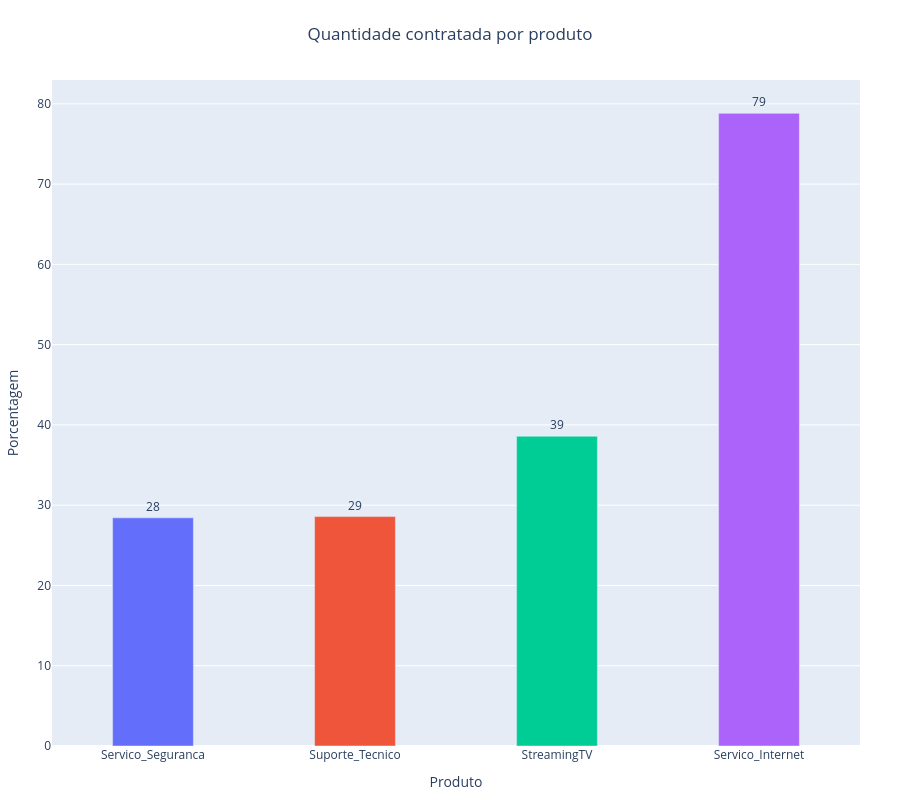

Notebook cell for this chart:
### Code cell
total_por_produto_ordenado = total_por_produto.sort_values(by="Quantidade", ascending=True)

fig = px.bar(
    total_por_produto_ordenado,
    x="Produto",
    y="Porcentagem",
    text="Porcentagem",
    color="Produto",
    title="Quantidade contratada por produto",
    labels= {
        "Produto":"Produto",
        "Porcentagem":"Porcentagem"
    }
)

fig.update_traces(
    textposition='outside',
    texttemplate='%{text:,d}'
    )

fig.update_layout(
    showlegend=False, 
    autosize=True,
    height= 800,
    bargap=0.6,
    margin=dict(t=80, b=40, l=40, r=40), 
    title_x=0.5
    )


pd.set_option('display.width', 1200)

fig.show()

### Figure 1 — Plotly figure (JSON) as saved in the notebook; plotly's stock layout.template omitted (floating-point values rounded to 4 significant figures)
{"data": [{"hovertemplate": "Produto=%{x}<br>Porcentagem=%{text}<extra></extra>", "legendgroup": "Servico_Seguranca", "marker": {"color": "#636efa", "pattern": {"shape": ""}}, "name": "Servico_Seguranca", "orientation": "v", "showlegend": true, "text": [28.42], "textposition": "outside", "texttemplate": "%{text:,d}", "type": "bar", "x": ["Servico_Seguranca"], "xaxis": "x", "y": [28.42], "yaxis": "y"}, {"hovertemplate": "Produto=%{x}<br>Porcentagem=%{text}<extra></extra>", "legendgroup": "Suporte_Tecnico", "marker": {"color": "#EF553B", "pattern": {"shape": ""}}, "name": "Suporte_Tecnico", "orientation": "v", "showlegend": true, "text": [28.58], "textposition": "outside", "texttemplate": "%{text:,d}", "type": "bar", "x": ["Suporte_Tecnico"], "xaxis": "x", "y": [28.58], "yaxis": "y"}, {"hovertemplate": "Produto=%{x}<br>Porcentagem=%{text}<extra></extra>", "legendgroup": "StreamingTV", "marker": {"color": "#00cc96", "pattern": {"shape": ""}}, "name": "StreamingTV", "orientation": "v", "showlegend": true, "text": [38.59], "textposition": "outside", "texttemplate": "%{text:,d}", "type": "bar", "x": ["StreamingTV"], "xaxis": "x", "y": [38.59], "yaxis": "y"}, {"hovertemplate": "Produto=%{x}<br>Porcentagem=%{text}<extra></extra>", "legendgroup": "Servico_Internet", "marker": {"color": "#ab63fa", "pattern": {"shape": ""}}, "name": "Servico_Internet", "orientation": "v", "showlegend": true, "text": [78.82], "textposition": "outside", "texttemplate": "%{text:,d}", "type": "bar", "x": ["Servico_Internet"], "xaxis": "x", "y": [78.82], "yaxis": "y"}], "layout": {"autosize": true, "bargap": 0.6, "barmode": "relative", "height": 800, "legend": {"title": {"text": "Produto"}, "tracegroupgap": 0}, "margin": {"b": 40, "l": 40, "r": 40, "t": 80}, "showlegend": false, "title": {"text": "Quantidade contratada por produto", "x": 0.5}, "xaxis": {"anchor": "y", "categoryarray": ["Servico_Seguranca", "Suporte_Tecnico", "StreamingTV", "Servico_Internet"], "categoryorder": "array", "domain": [0, 1], "title": {"text": "Produto"}}, "yaxis": {"anchor": "x", "domain": [0, 1], "title": {"text": "Porcentagem"}}}}
